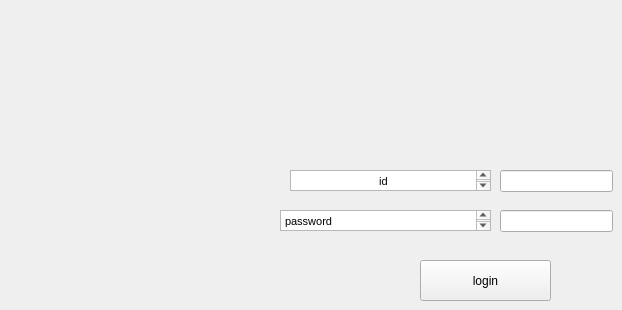
    <widget class="QWidget" name="login">
     <widget class="QLineEdit" name="l_id">
      <property name="geometry">
       <rect>
        <x>500</x>
        <y>170</y>
        <width>113</width>
        <height>22</height>
       </rect>
      </property>
     </widget>
     <widget class="QTextBrowser" name="textBrowser_4">
      <property name="geometry">
       <rect>
        <x>290</x>
        <y>170</y>
        <width>201</width>
        <height>21</height>
       </rect>
      </property>
      <property name="html">
       <string>&lt;!DOCTYPE HTML PUBLIC &quot;-//W3C//DTD HTML 4.0//EN&quot; &quot;http://www.w3.org/TR/REC-html40/strict.dtd&quot;&gt;
&lt;html&gt;&lt;head&gt;&lt;meta name=&quot;qrichtext&quot; content=&quot;1&quot; /&gt;&lt;style type=&quot;text/css&quot;&gt;
p, li { white-space: pre-wrap; }
&lt;/style&gt;&lt;/head&gt;&lt;body style=&quot; font-family:'MS Shell Dlg 2'; font-size:7.8pt; font-weight:400; font-style:normal;&quot;&gt;
&lt;p align=&quot;center&quot; style=&quot; margin-top:0px; margin-bottom:0px; margin-left:0px; margin-right:0px; -qt-block-indent:0; text-indent:0px;&quot;&gt;&lt;span style=&quot; font-size:8pt;&quot;&gt;id&lt;/span&gt;&lt;/p&gt;&lt;/body&gt;&lt;/html&gt;</string>
      </property>
     </widget>
     <widget class="QTextBrowser" name="textBrowser_5">
      <property name="geometry">
       <rect>
        <x>280</x>
        <y>210</y>
        <width>211</width>
        <height>21</height>
       </rect>
      </property>
      <property name="html">
       <string>&lt;!DOCTYPE HTML PUBLIC &quot;-//W3C//DTD HTML 4.0//EN&quot; &quot;http://www.w3.org/TR/REC-html40/strict.dtd&quot;&gt;
&lt;html&gt;&lt;head&gt;&lt;meta name=&quot;qrichtext&quot; content=&quot;1&quot; /&gt;&lt;style type=&quot;text/css&quot;&gt;
p, li { white-space: pre-wrap; }
&lt;/style&gt;&lt;/head&gt;&lt;body style=&quot; font-family:'MS Shell Dlg 2'; font-size:7.8pt; font-weight:400; font-style:normal;&quot;&gt;
&lt;p style=&quot; margin-top:0px; margin-bottom:0px; margin-left:0px; margin-right:0px; -qt-block-indent:0; text-indent:0px;&quot;&gt;&lt;span style=&quot; font-size:8pt;&quot;&gt;password&lt;/span&gt;&lt;/p&gt;
&lt;p style=&quot;-qt-paragraph-type:empty; margin-top:0px; margin-bottom:0px; margin-left:0px; margin-right:0px; -qt-block-indent:0; text-indent:0px; font-size:8pt;&quot;&gt;&lt;br /&gt;&lt;/p&gt;&lt;/body&gt;&lt;/html&gt;</string>
      </property>
     </widget>
     <widget class="QPushButton" name="login_b">
      <property name="geometry">
       <rect>
        <x>420</x>
        <y>260</y>
        <width>131</width>
        <height>41</height>
       </rect>
      </property>
      <property name="text">
       <string>login</string>
      </property>
     </widget>
     <widget class="QLineEdit" name="l_password">
      <property name="geometry">
       <rect>
        <x>500</x>
        <y>210</y>
        <width>113</width>
        <height>22</height>
       </rect>
      </property>
     </widget>
    </widget>
